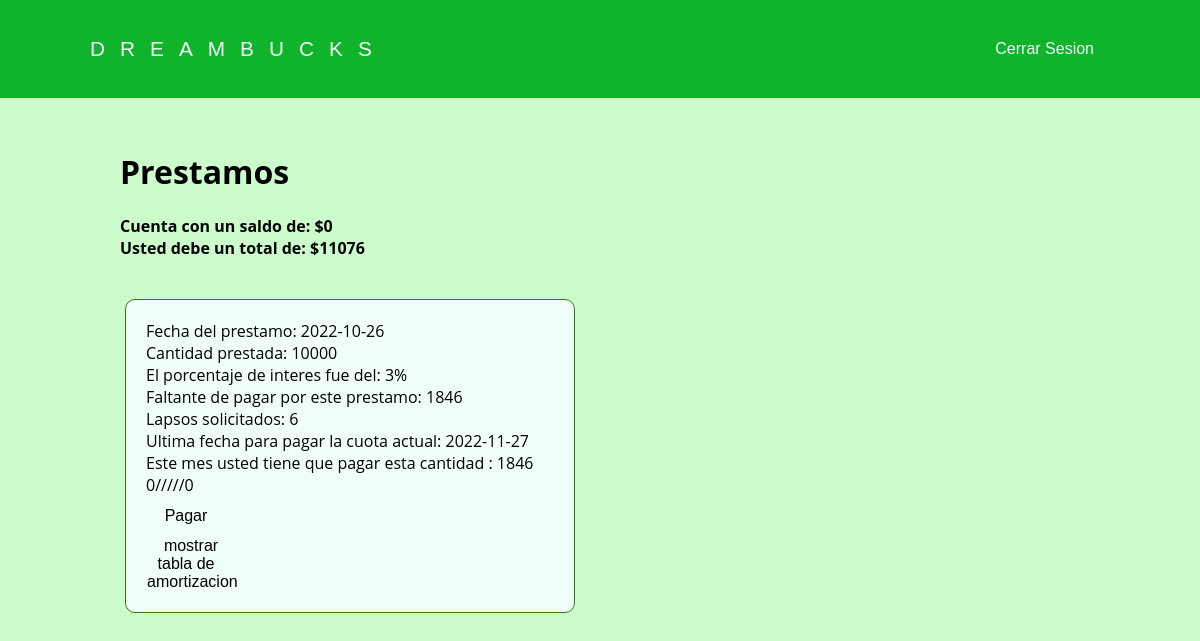
The page /user.php (signed in) on the database its author committed.
### tables this page shows
CREATE TABLE `users` (
  `id_U` int(100) NOT NULL,
  `name_U` varchar(60) NOT NULL,
  `lastname1_U` varchar(60) NOT NULL,
  `lastname2_U` varchar(60) NOT NULL,
  `password_U` varchar(200) NOT NULL,
  `email_U` varchar(100) NOT NULL,
  `debited` int(50) NOT NULL,
  `address_U` varchar(200) NOT NULL,
  `phone` bigint(13) NOT NULL,
  `id_A1` int(100) NOT NULL,
  `balance` int(100) NOT NULL
);

CREATE TABLE `loans` (
  `id_L` int(100) NOT NULL,
  `id_U1` int(100) NOT NULL,
  `date` date NOT NULL,
  `quantify` int(100) NOT NULL,
  `interest` int(100) NOT NULL,
  `total` int(100) NOT NULL,
  `lapses` int(50) NOT NULL,
  `quota` bigint(200) NOT NULL,
  `due` int(100) NOT NULL,
  `months` int(100) NOT NULL
);

### user.php (the view, shortened to what this page needs)
<!DOCTYPE html>
<html lang="en">
<head>
        <link rel="stylesheet" href="./styles/styleHeaderUL.css">
        <link rel="stylesheet" href="./styles/styleUser.css">
</head>
<body>
        <header class="header">
        <div class="container-head logo-nav-container">
            <a class="logo">DREAMBUCKS</a>
            <nav class="navigation">
                <ul>
                    <li><a href="Logout.php">Cerrar Sesion</a></li>
                </ul>
            </nav>
        </div>
        </header>
</body>
</html>
<?php
$user= $_SESSION["name_U"];
mysqli_set_charset($connect, "utf8");
$consult = "SELECT * FROM users WHERE name_U='$user'";
$result  = mysqli_query($connect, $consult);
while ($row = mysqli_fetch_row($result)){
?>
<div class="advertisements">
<h1>Prestamos</h1><br>
<?php
        $id = $row[0];
        $balance = $row[10];
        if($balance<0){
                echo '
                <div class="alert"><h1>⚠️</h1></div>
                <div class="bad">
                <h4>Actualmente usted tiene una deuda sin pagar lo cual afectara a su historial crediticio.<h4>
                <h4>Ocasionando problemas para futuros prestamos tanto en dreambucks como en cualquier otra institucion
                el saldo pendiente para recuperar sus privilegios y no dañar mas su historial creticio es de: ' .'$' . abs($balance) . '<br></h4></div>';
        } else {
                echo '<h4 class="text">Cuenta con un saldo de: $' . $row[10] . "<br></h4>";
        }
        echo '<h4 class="text">Usted debe un total de: $'. $row[6] . "<br></h4>";
?></div>
<?php
}
$consult = "SELECT * FROM loans WHERE id_U1='$id'";
$result  = mysqli_query($connect, $consult);
while ($row2 = mysqli_fetch_row($result)){
?>
<div class="container_a">
   <?php
   echo '<p class="a">Fecha del prestamo: </p>'                 .$row2[2] .      "<br>";
   echo '<p class="a">Cantidad prestada: </p>'                  .$row2[3] .      "<br>" ;
   echo '<p class="a">El porcentaje de interes fue del: </p>'   .$row2[4] . '%' ."<br>";
   echo '<p class="a">Faltante de pagar por este prestamo: </p>'.$row2[8] .      "<br>";
   echo '<p class="a">Lapsos solicitados: </p>'                 .$row2[6] .      "<br>";
   ?>
<?php
 $dateLoan = $row2[2];
 $iterator = $row2[9];
 $n = 0;
 $loan = date_create($dateLoan);
 $date = date("Y-m-d");
 $custom_date = strtotime('+'. $n . 'months', strtotime($date));
 $custom_date = date("Y-m-d", $custom_date);
         $dayPay = strtotime('+ 1 months',strtotime($custom_date));
 $custom_date = date_create($custom_date);
 $interval = date_diff($loan, $custom_date);
                ?>
                ?></div><?php
        echo '<p class="a">Ultima fecha para pagar la cuota actual: </p>' . date('Y-m-d',$dayPay) . "<br>";
        echo '<p class="a">Este mes usted tiene que pagar esta cantidad : </p>' . $row2[8] . '<br>';
        echo  $interval->format('%m') . '/////' . $iterator;
        ?>
<br>
 <button class="pay"><a class="pay2" href="Pay.php?id=<?php echo $row2[0]?>">Pagar</a></button><br>
 <button class="pay"><a class="pay2" href="tabla.php?id=<?php echo $row2[0]?>">mostrar tabla de amortizacion</a></button><br>
</div>
<?php
}
?>

### styles/styleHeaderUL.css (style rules this page uses)
.container-head { width: 85%; max-width: 850; margin: 0 auto; max-height: 300; }
header { background: #0fb42b; color: #F1FFFA; padding: 2rem 0; max-height: 300; position: fixed; left: 0; top: 0; width: 100%; }
header a { color: #F1FFFA; text-decoration: none; font-family: Arial, Helvetica, sans-serif; }
.logo-nav-container { display: flex; justify-content: space-between; align-items: center; flex-wrap: wrap; }
.logo { letter-spacing: 15px; font-size: 1.3em; }
.navigation ul { margin: 0; padding: 9; list-style: none; }
.navigation ul li { display: inline-block; }
.navigation ul li a { display: block; padding: 0.5rem 1rem; transition: all 0.4s linear; border-radius: 5px; }

### styles/styleUser.css (style rules this page uses)
* { margin: 0; padding: 0; box-sizing: border-box; }
body { font-family: 'Open Sans', sans-serif; background: #CCFCCB; }
.container_a { margin: 20px 25px 20px 125px; width: 450px; border-radius: 10px; border: 1px solid #3C760C; background: #F1FFFA; padding: 20px; float: left; flex-direction : row; }
.a { display:inline; text-decoration: none; }
.advertisements { padding: 150px 10% 20px; }
.text { display:inline; padding: 2rem 0; }
.pay { font-size: 16px; width: 80px; height: 40px; background: #F1FFFA; border: 1px solid #F1FFFA; color: black; text-decoration: none; text-align: center; border-radius: 10px; }
.pay2 { font-size: 16px; width: 80px; height: 40px; text-decoration: none; color: black; padding: 10px; }

### rows shown on the page
users: balance "0", debited "11076"
loans: date "2022-10-26", quantify "10000", interest "3", due "1846", lapses "6", dayPay "2022-11-27", date "0", months "0"
